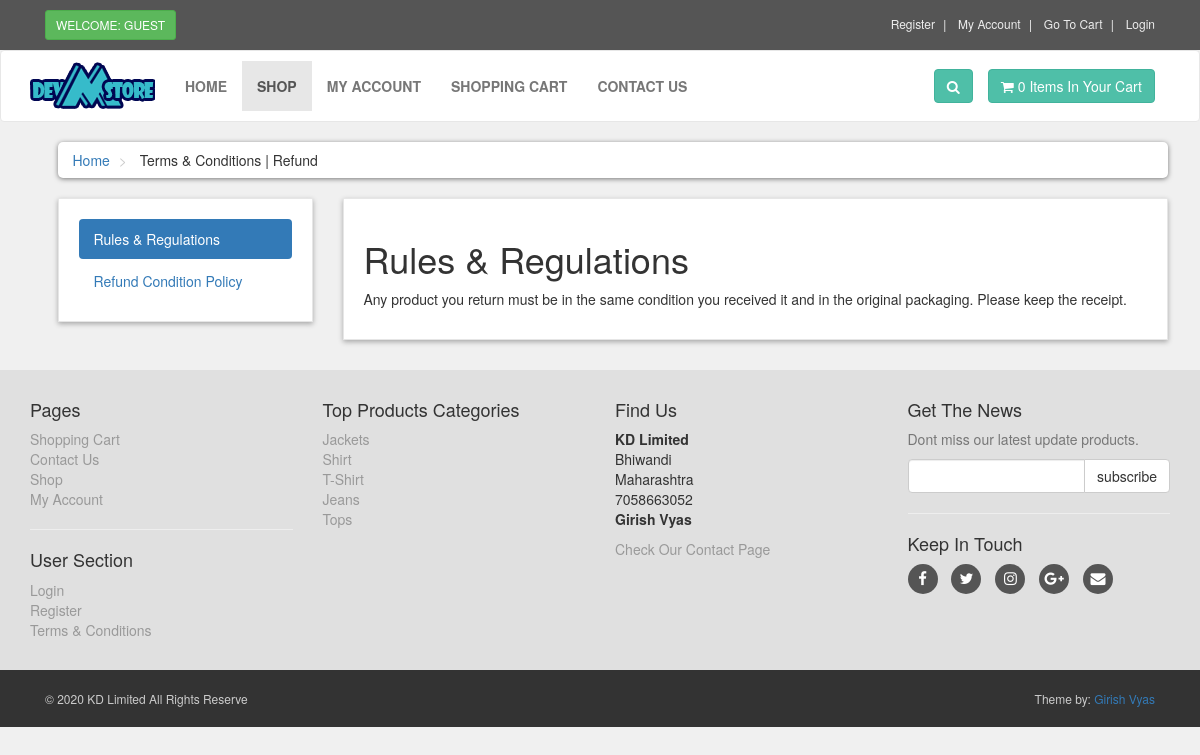
Page /terms.php on the committed database.
### tables this page shows
CREATE TABLE `terms` (
  `term_id` int(10) NOT NULL,
  `term_title` varchar(100) NOT NULL,
  `term_link` varchar(100) NOT NULL,
  `term_desc` text NOT NULL
);

CREATE TABLE `product_categories` (
  `p_cat_id` int(10) NOT NULL,
  `p_cat_title` text NOT NULL,
  `p_cat_top` text NOT NULL,
  `p_cat_image` text NOT NULL
);

### terms.php (the view, shortened to what this page needs)
<?php
    include("includes/header.php");
?>
   <div id="content">
       <div class="container">
           <div class="col-md-12">
               <ul class="breadcrumb">
                   <li>
                       <a href="index.php">Home</a>
                   </li>
                   <li>
                       Terms & Conditions | Refund
                   </li>
               </ul>
           </div>
            <div class="col-md-3">
                <div class="box">
                    <ul class="nav nav-pills nav-stacked">
                        <?php
                        $get_terms = "select * from terms LIMIT 0,1";
                        $run_terms = mysqli_query($con,$get_terms);
                        while($row_terms=mysqli_fetch_array($run_terms)){
                            $term_title = $row_terms['term_title'];
                            $term_link = $row_terms['term_link'];
                        ?>
                        <li class="active">
                            <a data-toggle="pill" href="#<?php echo $term_link; ?>">
                                <?php echo $term_title; ?>
                            </a>
                        </li>
                        <?php } ?>
                        <?php
                            $count_terms = "select * from terms";
                            $run_count_terms = mysqli_query($con,$count_terms);
                            $count = mysqli_num_rows($run_count_terms);
                            $get_terms = "select * from terms LIMIT 1,$count";
                            $run_terms = mysqli_query($con,$get_terms);
                            while($row_terms=mysqli_fetch_array($run_terms)){
                                $term_title = $row_terms['term_title'];
                                $term_link = $row_terms['term_link'];
                        ?>
                        <li>
                            <a data-toggle="pill" href="#<?php echo $term_link; ?>">
                                <?php echo $term_title; ?>
                            </a>
                        </li>
                        <?php } ?>
                    </ul>
                </div>
            </div>
            <div class="col-md-9">
                <div class="box">
                    <div class="tab-content">
                    <?php
                        $get_terms = "select * from terms LIMIT 0,1";
                        $run_terms = mysqli_query($con,$get_terms);
                        while($row_terms=mysqli_fetch_array($run_terms)){
                            $term_title = $row_terms['term_title'];
                            $term_desc = $row_terms['term_desc'];
                            $term_link = $row_terms['term_link'];
                    ?>
                        <div id="<?php echo $term_link; ?>" class="tab-pane fade in active">
                        <h1 class="tabTitle"><?php echo $term_title; ?></h1>
                        <p class="tabDesc"><?php echo $term_desc; ?></p>
                        </div>
                    <?php } ?>
                    </div>
                </div>
            </div>
       </div>
   </div>
   <?php
    include("includes/footer.php");
    ?>
</body>
</html>

### includes/footer.php (shortened to what this page needs)
<div id="footer">
    <div class="container">
        <div class="row">
            <div class="col-sm-6 col-md-3">
               <h4>Pages</h4>
                <ul>
                    <li><a href="cart.php">Shopping Cart</a></li>
                    <li><a href="contact.php">Contact Us</a></li>
                    <li><a href="shop.php">Shop</a></li>
                    <li><a href="customer/my_account.php">My Account</a></li>
                </ul>
                <hr>
                <h4>User Section</h4>
                <ul>
                           <?php
                           if(!isset($_SESSION['customer_email'])){
                               echo"<a href='checkout.php'>Login</a>";
                           }else{
                              echo"<a href='customer/my_account.php?my_orders'>My Account</a>";
                           }
                           ?>
                    <li><a href="customer_register.php">Register</a></li>
                    <li><a href="terms.php">Terms & Conditions</a></li>
                </ul>
            </div>
            <div class="com-sm-6 col-md-3">
                <h4>Top Products Categories</h4>
                <ul>
                    <?php
                        $get_p_cats = "select * from product_categories";
                        $run_p_cats = mysqli_query($con,$get_p_cats);
                        while($row_p_cats=mysqli_fetch_array($run_p_cats)){
                            $p_cat_id = $row_p_cats['p_cat_id'];
                            $p_cat_title = $row_p_cats['p_cat_title'];
                            echo "
                                <li>
                                    <a href='shop.php?p_cat=$p_cat_id'>
                                        $p_cat_title
                                    </a>
                                </li>
                            ";
                        }
                    ?>
                </ul>
            </div>
            <div class="col-sm-6 col-md-3">
                <h4>Find Us</h4>
                <p>
                    <strong>KD Limited</strong>
                    <br/>Bhiwandi
                    <br/>Maharashtra
                    <br/>7058663052
                    <br/><gvyas9095@gmail.com
                    <br/><strong>Girish Vyas</strong>
                </p>
                <a href="contact.php">Check Our Contact Page</a>
            </div>
            <div class="col-sm-6 col-md-3">
                <h4>Get The News</h4>
                <p class="text-muted">
                    Dont miss our latest update products.
                </p>
                <form action="https://feedburner.google.com/fb/a/mailverify" method="post" target="popupwindow" onsubmit="window.open('https://feedburner.google.com/fb/a/mailverify?uri=M-devMedia', 'popupwindow', 'scrollbars=yes,width=550,height=520');return true" method="post">
                    <div class="input-group">
                        <input type="text" class="form-control" name="email">
                        <span class="input-group-btn">
                            <input type="submit" value="subscribe" class="btn btn-default">
                        </span>
                    </div>
                </form>
                <hr>
                <h4>Keep In Touch</h4>
                <p class="social">
                    <a href="#" class="fa fa-facebook"></a>
                    <a href="#" class="fa fa-twitter"></a>
                    <a href="#" class="fa fa-instagram"></a>
                    <a href="#" class="fa fa-google-plus"></a>
                    <a href="#" class="fa fa-envelope"></a>
                </p>
            </div>
        </div>
    </div>
</div>
<div id="copyright">
    <div class="container">
        <div class="col-md-6">
            <p class="pull-left">&copy; 2020 KD Limited All Rights Reserve</p>
        </div>
        <div class="col-md-6">
            <p class="pull-right">Theme by: <a href="#">Girish Vyas</a></p>
        </div>
    </div>
</div>

### customer/styles/style.css (style rules this page uses)
body { font-size: 14px; line-height: 1.42857143; color: #333333; background: #f0f0f0; overflow-x: hidden; }
.box { background: #ffffff; margin: 0 0 30px; border: solid 1px #e6e6e6; box-sizing: border-box; padding: 20px; box-shadow: 0px 2px 5px rgba(0, 0, 0, .3); }
#content { padding-left: 25px; }
.breadcrumb { padding: 8px 15px; margin-bottom: 20px; background: #ffffff; border-radius: 5px; box-shadow: 0px 1px 5px rgba(0, 0, 0, .5); }
.breadcrumb> li + li:before { content: ">\00a0"; color: #cccccc; }
#footer { background: #e0e0e0; padding: 20px 0; }
#footer a { color: #999999; padding: 0; text-decoration: none; }
#footer ul { list-style: none; padding-left: 0px; }
#footer .social { text-align: left; }
#footer .social a { margin: 0px 10px 0px 0px; display: inline-block; color: #ffffff; width: 30px; height: 30px; border-radius: 15px; line-height: 30px; font-size: 15px; text-align: center; vertical-align: bottom; background: #555555; text-decoration: none; }
#copyright { background: #333333; color: #cccccc; padding: 20px 0px; font-size: 12px; }
#copyright p { margin: 0px; }

### rows in the picture
terms: term_title "Rules & Regulations", term_desc "Any product you return must be in the same condition you received it and in the original packaging. Please keep the receipt."
terms: term_title "Refund Condition Policy"
product_categories: p_cat_title "Jackets"
product_categories: p_cat_title "Shirt"
product_categories: p_cat_title "T-Shirt"
product_categories: p_cat_title "Jeans"
product_categories: p_cat_title "Tops"

### other values in the picture
$count_items "0"
